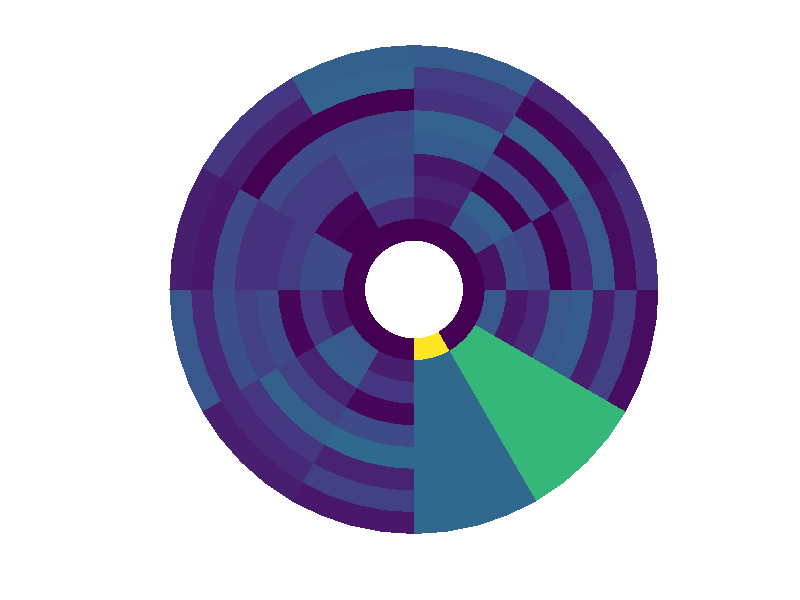

MATLAB code to generate this figure:
% BULLSEYE plots patch data in polar coordinates.  The DATA matrix is
% mapped to a bullseye plot as follows.  The matrix rows are mapped to 
% the circumference and matrix columns are mapped to radial direction.  For
% example, the top-left (first row, first column) data point in the matrix is
% mapped to the inner-most radial patch and starts from 0 degrees (far
% right of bullseye, not top) and extends counter-clockwise.  
%
% If you use the hard coded cardiac anatomic lables then this first
% row is within the INFEROTLATERAL segment.  The last row is within the
% INFERIOR segment.
%
% SYNTAX: h=bullseye(DATA,varargin)
%
% color       - matrix of data (ROWSxCOLUMNS==CIRCUMFERENCExRADIUS)
% param.N     - number of points used to define each patch
% param.rho   - 2x1 or 1x2 vector of inner and outer radius
% param.tht   - 2x1 or 1x2 vector of beginning and ending circumference in DEGREES
% param.tht0  - 1x1 value in degrees indicating the circumferential location of the first segment (>0 is CCW)
% param.labels- 0 or 1, flag that turns on anatomic labeling
% param.lines - 1x2 or 2x1, determines number of RADIAL x CIRCUMFERENTIAL lines to use for anatomic sector emphasis
%
% h     - handle for the patch object
%
% Example: bullseye;                                    % Try running it with no input arguments.
%          bullseye(rand(3,5),'N',100,'tht',[45 180]);
%
% Feedback:  Rate this file @ <a href="matlab:web('http://www.mathworks.com/matlabcentral/fileexchange/loadAuthor.do?objectType=author&objectId=1093772','-browser')">MATLAB Central File Exchange</a>
%
% DBE 2004/07/21
% DBE 2005/10/24 Minor bug fixes

% http://www.mathworks.com/matlabcentral/fileexchange/loadAuthor.do?objectType=author&objectId=1093772&objectType=author

function [h,t]=bullseye(data,varargin);

if nargin==0
  data=rand(12,9);
  data(1,:)=1;
  data(2,:)=2;
  data(:,1)=0;
  data(1,1)=3;
  data
end

data=flipud(data);  % The matrices are defined from left to right...graph is CCW

param.N    =[];
param.rho  =[];
param.tht  =[];
param.tht0 =[];
param.label=[];
param.lines=[];

i = 1;
while i <= length(varargin)
  switch lower(varargin{i})
    case 'n'
      param.N    =varargin{i+1};   i=i+2;
    case 'rho'
      param.rho  =varargin{i+1};   i=i+2;
    case 'tht'
      param.tht  =varargin{i+1};   i=i+2;
    case 'tht0'
      param.tht0 =varargin{i+1};   i=i+2;
    case {'label','labels'}
      param.label=varargin{i+1};   i=i+2;
    case 'lines'
      param.lines=varargin{i+1};   i=i+2;
    otherwise
      error(['Input argument ',varargin{i},' not valid.']);
  end
end

if isempty(param.N   ),      param.N     =5                            ; end
if isempty(param.rho ),      param.rho   =[1 5]                        ; end
if isempty(param.tht ),      param.tht   =[0 360]                      ; end
if isempty(param.tht0),      param.tht0  =0                            ; end
if isempty(param.label),     param.label =0                            ; end
if isempty(param.lines),     param.lines =[]                           ; end

[X,Y]=gen_xy(data,param);
h=patch(X,Y,lin(data')','EdgeColor','none');
%eliminamos el borde con lo siguiente: ,'EdgeColor','none'

if ~isempty(param.lines)
  [X,Y]=gen_xy(zeros(param.lines),param);
  h=patch(X,Y,lin(zeros(param.lines)')');
    set(h,'linewidth',3,'facecolor','none');
end

axis equal off;
set(gcf,'color',[1 1 1]);

if param.label, t=bull_labels(param); end

% c=colorbar;

return

function [X,Y]=gen_xy(data,param);
ind=1;
for j=1:size(data,1)
  for k=1:size(data,2)
    dtht=-diff(param.tht)/size(data,1);
    tht1=dtht*(j-1)+param.tht(1)-param.tht0-90;
    tht2=dtht* j   +param.tht(1)-param.tht0-90;
    
    dr=diff(param.rho)/size(data,2);
    rho1=dr*(k-1)+param.rho(1);
    rho2=dr* k   +param.rho(1);
    
    ang = linspace(tht1/180*pi,tht2/180*pi,param.N);
    [arc1.x,arc1.y]=pol2cart(ang,rho1);
    [arc2.x,arc2.y]=pol2cart(ang,rho2);
    X(:,ind)=[arc1.x arc2.x(end:-1:1)];
    Y(:,ind)=[arc1.y arc2.y(end:-1:1)];
    ind=ind+1;
  end
end
return

function t=bull_labels(param);

% Labels are added CCW...this alone determines that the first ROW is INFEROLATERAL etc...
% label{1}='inferoseptal';
% label{2}='inferior';
% label{3}='inferolateral';
% label{4}='anterolateral';
% label{5}='anterior';
% label{6}='anteroseptal';
label{1}='anterior';
label{2}='anteroseptal';
label{3}='inferoseptal';
label{4}='inferior';
label{5}='inferolateral';
label{6}='anterolateral';

for k=1:length(label)  
%   ang=(60*(k-1)-param.tht0-30)*(pi/180);
  ang=(60*(k-1)-param.tht0-60)*(pi/180);
%   [x,y]=pol2cart(ang,1.08*max(param.rho));
  [x,y]=pol2cart(ang,0.875*max(param.rho));
  t(k)=text(x,y,label{k});
  if rem((ang*180/pi),360)>=180
    set(t(k),'rotation',ang*(180/pi)+90,'HorizontalAlignment','Center','FontSize',14,'FontName','Courier','FontWeight','Bold');
  elseif (ang*180/pi)==0 | (ang*180/pi)==360
    set(t(k),'rotation',ang*(180/pi)+90,'HorizontalAlignment','Center','FontSize',14,'FontName','Courier','FontWeight','Bold');
  else
    set(t(k),'rotation',ang*(180/pi)-90,'HorizontalAlignment','Center','FontSize',14,'FontName','Courier','FontWeight','Bold');
  end
end

return

%  This function linearizes a matrix (m) of any dimension (eg M=m(:)).
%  If an index vector (ind) is given then the the ind entries of m(:) are
%  returned.
%
% SYNTAX: m=lin(m);
%         m=lin(m,ind);
%
% DBE 12/22/03

function m=lin(m,ind);

m=m(:);

if nargin==2
  m=m(ind);
end

return